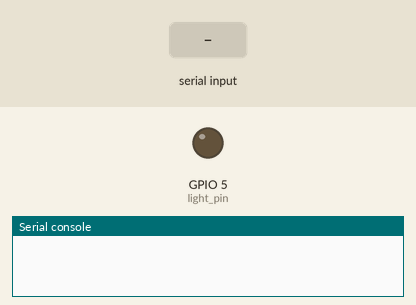
Simulated run of this program. Board: ESP8266 board running MicroPython. On the bench: output pins drawn as LEDs (lit = HIGH), the last lines printed to the serial console. The inputs (shaded band) are chosen by the test bench. WiFi joins after 1.5 s; the clock reads 2024-03-15 10:24:30 at power-on unless the program sets it; outgoing connections fail.

Above: at 0.1 s.
At 2.7 s:
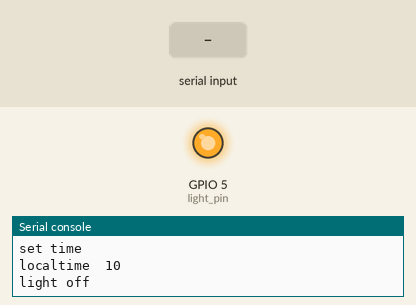
2.8 s: "1\n" received over the second serial link
Timing chart, 0 to 5.8 s (numbered marks = the images above; inputs shaded):
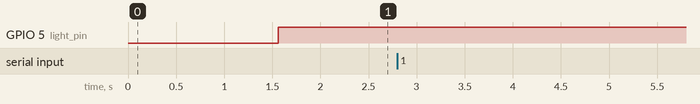

The program:

main.py
```python
"""
recieves measurements from arduino and sends it to pi,
also controls relay for lamp
"""
import socket
from time import sleep
from machine import Pin, UART
import uos
from ntptime import settime
import utime

PI_IP = '192.168.178.3'
NUM_PLANTS = 3

light_pin = Pin(5, Pin.OUT)
light_pin.off()

uos.dupterm(None, 1)
uart = UART(0, 9600)
uart.init(9600, bits=8, parity=None, stop=1, timeout=1800000)

count = 0
while True:
    try:
        if not count:
            print('set time')
            settime()
    except:
        print('no time available')
    print('localtime ', utime.localtime()[3])
    if (utime.localtime()[3] >= 18 or utime.localtime()[3] <= 1):

        light_pin.off()
        print('light on')
    else:
        light_pin.on()
        print('light off')

    if not count % 30:
        for i in range(NUM_PLANTS):
            try:
                val = uart.readline()
                val = val.decode()
                print('val ', val)
            except:
                print('no data')
                val = -1
            if val != -1:
                soc = socket.socket(socket.AF_INET, socket.SOCK_STREAM)
                try:
                    print('trying')
                    soc.connect((PI_IP, 1234))
                    print('connected')
                    soc.send(val)
                    print('send')
                except:
                    print('connection failed')
                soc.close()
    count += 1
    print(count)
    count %= 1440
    sleep(1)
```

boot.py
```python
import network, machine, webrepl
wifi = network.WLAN(network.STA_IF)
wifi.active(True)
wifi.connect('<SSID>', '<Password>')
while not wifi.isconnected():
    machine.idle()
webrepl.start()
```
